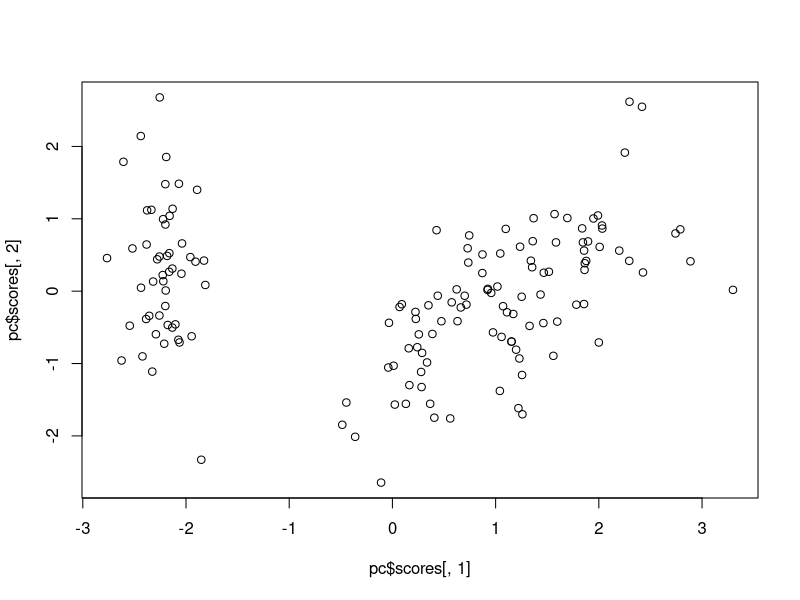
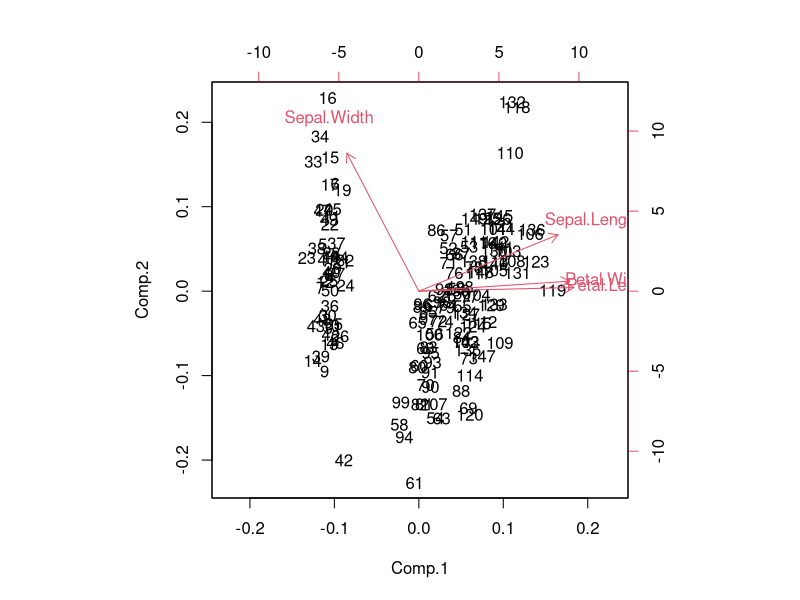

Write the R code that produced these figures, in order.
## ---- chunk 1
df = iris

# 데이터를 매트릭스로 변환
df = as.matrix(scale(df[,1:4]))

cov(df)

## ---- chunk 2
res = matrix(0, 4, 4)
for (i in 1:nrow(df)){
  temp = df[i,]%*%t(df[i,])
  res = res + temp
}
res/150
## ---- chunk 3
# r의 princomp 함수와 비교해보기
eig = eigen(cov(df))
eig
## ---- chunk 4
pc = princomp(df)
summary(pc)
## ---- chunk 5
plot(pc$scores[,1], pc$scores[,2])
## ---- chunk 6
biplot(pc)
